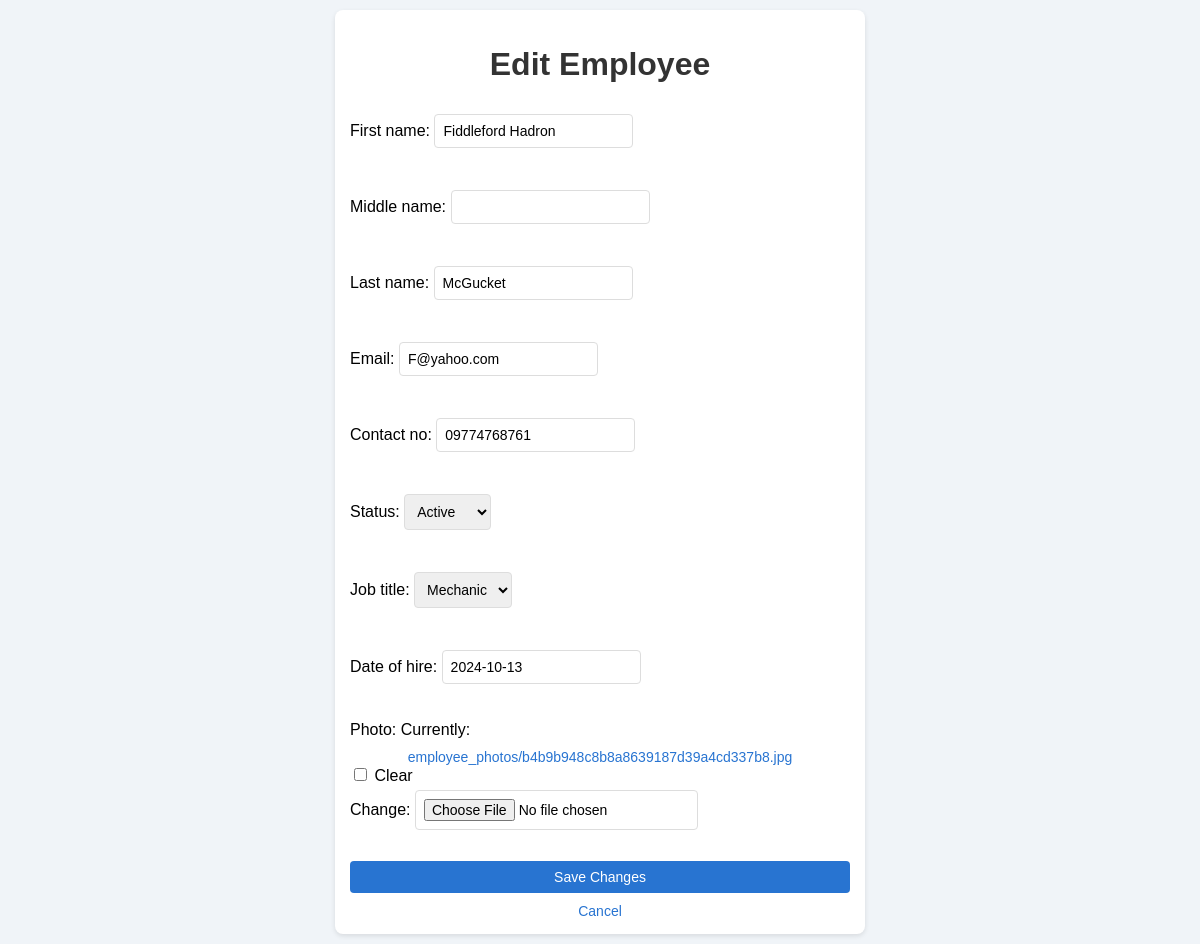
Screenshot of /employees/edit/1/ (signed in) with the database file from the repository.
### bms_app/models.py (models this page shows, shortened)
class Employee(models.Model):
    JOB_TITLE_CHOICES = [
        ('driver', 'Driver'),
        ('mechanic', 'Mechanic'),
    ]
    EMPLOYEE_STATUS_CHOICES = [
        ('active', 'Active'),
        ('inactive', 'Inactive'),
    ]
    employee_id = models.AutoField(primary_key=True)
    first_name = models.CharField(max_length=100)
    middle_name = models.CharField(max_length=100, null=True, blank=True)  # Added middle name
    last_name = models.CharField(max_length=100, null=True, blank=True)
    email = models.EmailField(max_length=100, null=True, blank=True)
    contact_no = models.CharField(max_length=30, null=True, blank=True)  # Added contact number
    status = models.CharField(max_length=100, choices=EMPLOYEE_STATUS_CHOICES, null=True, blank=True)  # Added status field
    job_title = models.CharField(max_length=100, choices=JOB_TITLE_CHOICES, null=True, blank=True)  # Added job title field
    date_of_hire = models.DateField(default=timezone.now)  # Added date of hire field
    user = models.ForeignKey(User, on_delete=models.CASCADE)
    photo = models.ImageField(upload_to='employee_photos/', null=True, blank=True)  # Field for photo

### bms_app/views.py (the view)
# urls.py: path('employees/edit/<int:employee_id>/', views.edit_employee, name='edit_employee'),
@login_required
def edit_employee(request, employee_id):
    employee = get_object_or_404(Employee, employee_id=employee_id, user=request.user)
    if request.method == 'POST':
        form = EmployeeForm(request.POST, request.FILES, instance=employee)
        if form.is_valid():
            form.save()
            return redirect('home_page')
    else:
        form = EmployeeForm(instance=employee)
    return render(request, 'edit_employee.html', {'form': form, 'employee': employee})

### bms_app/forms.py
class EmployeeForm(forms.ModelForm):
    class Meta:
        model = Employee
        fields = ['first_name', 'middle_name', 'last_name', 'email', 'contact_no', 'status', 'job_title', 'date_of_hire', 'photo']

### bms_app/templates/edit_employee.html (shortened to what this page needs)
<!DOCTYPE html>
<html lang="en">
<head>
</head>
<body>
    <div class="container">
    <h1>Edit Employee</h1>
    <form method="POST" enctype="multipart/form-data">
        {{ form.as_p }}
        <button type="submit">Save Changes</button>
    </form>
    <a href="{% url 'employee_list' %}">Cancel</a>
    </div>
</body>
</html>

### bms_app/templates/edit_employee.html (style rules this page uses)
body { font-family: Arial, sans-serif; margin: 0; padding: 10px; background-color: #f0f4f8; }
.container { max-width: 500px; margin: 0 auto; padding: 15px; background-color: #ffffff; border-radius: 8px; box-shadow: 0 2px 5px rgba(0, 0, 0, 0.1); }
h1, h2 { text-align: center; color: #333; margin-bottom: 10px; }
form { display: flex; flex-direction: column; }
input[type="text"], input[type="email"], input[type="tel"], input[type="file"], select, textarea { margin: 5px 0; padding: 8px; border: 1px solid #ddd; border-radius: 4px; font-size: 14px; }
button { padding: 8px 12px; background-color: #2874d1; color: white; border: none; border-radius: 4px; cursor: pointer; font-size: 14px; margin-top: 10px; }
a { display: block; text-align: center; margin-top: 10px; color: #2874d1; text-decoration: none; font-size: 14px; }

### rows the page displays
Employee: first_name "Fiddleford Hadron", last_name "McGucket", email "F@yahoo.com", contact_no "09774768761", status "Active", job_title "Mechanic", date_of_hire "2024-10-13"
